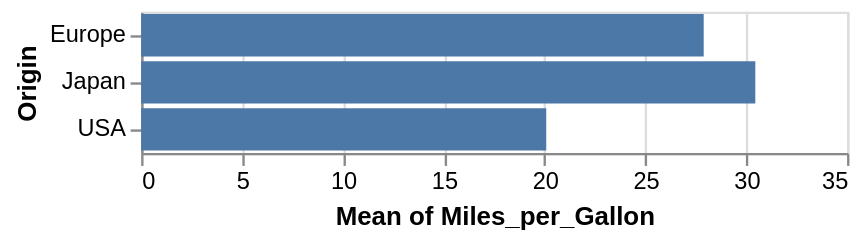

Write notebook code for a chart like this one.
### Code cell
alt.Chart(cars).mark_bar().encode(
    y='Origin',
    x='mean(Miles_per_Gallon)'
)

### Figure 1 — Vega-Lite specification as saved in the notebook (floating-point values rounded to 4 significant figures; data arrays with more than 128 entries replaced by an {"elided": "..."} marker saying what was removed)
{"config": {"view": {"continuousWidth": 300, "continuousHeight": 300}}, "data": {"name": "data-583e73726c1545c56c203344161a975c"}, "mark": {"type": "bar"}, "encoding": {"x": {"aggregate": "mean", "field": "Miles_per_Gallon", "type": "quantitative"}, "y": {"field": "Origin", "type": "nominal"}}, "$schema": "https://vega.github.io/schema/vega-lite/v6.4.1.json", "datasets": {"data-583e73726c1545c56c203344161a975c": {"elided": "406 records"}}}
